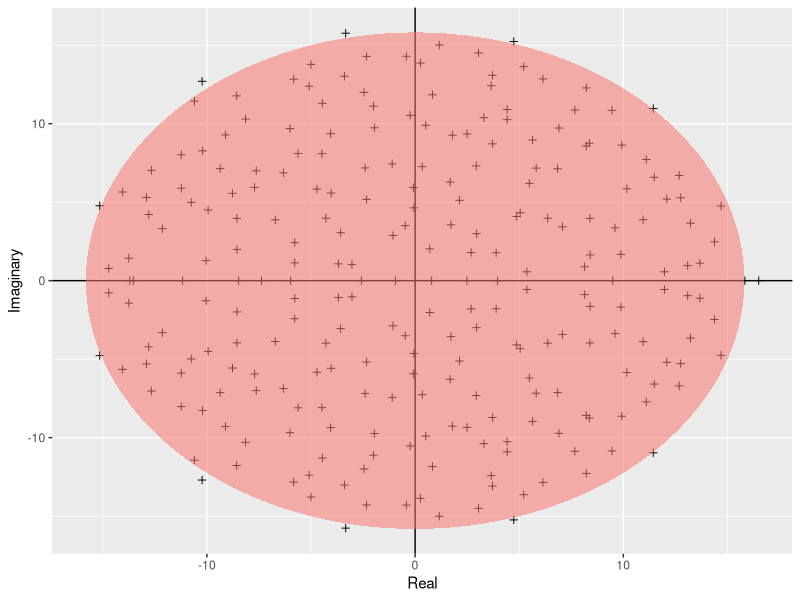

R code for this plot:
#!/bin/env Rscript

# Author: PokMan Ho pok.ho19@imperial.ac.uk
# Script: Girko.R
# Desc: Use Girko equation to plot a Girko law simulation
# Input: Rscript Girko.R
# Output: a vector plot in `results` subdirectory
# Arguments: 0
# Date: Oct 2019

## library
library(ggplot2)

## function
build_ellipse<-function(hradius, vradius){ ## function that returns an ellipse
  npoints=250
  a<-seq(0,2*pi, length=npoints+1)
  x<-hradius*cos(a)
  y<-vradius*sin(a)
  return(data.frame(x=x, y=y))
}

## build content
N<-250 ## assign size of the matrix
M<-matrix(rnorm(N^2), N, N) ## build the matrix
eigvals<-eigen(M)$values ## find the eigenvalues
eigDF<-data.frame("Real"=Re(eigvals), "Imaginary"=Im(eigvals)) ## Build a dataframe
my_radius<-sqrt(N) ## the radius of the circle is sqrt(N)
ellDF<-build_ellipse(my_radius, my_radius) ## dataframe to plot the ellipse
names(ellDF) <- c("Real", "Imaginary") ## rename the columns

## plot & export
pdf("../results/Girko.pdf")
ggplot(eigDF, aes(x=Real, y=Imaginary))+
  geom_point(shape=I(3))+theme(legend.position = "none")+
  geom_hline(aes(yintercept=0))+
  geom_vline(aes(xintercept=0))+
  geom_polygon(data = ellDF, aes(x=Real, y=Imaginary, alpha=1/20, fill="red"))
dev.off()